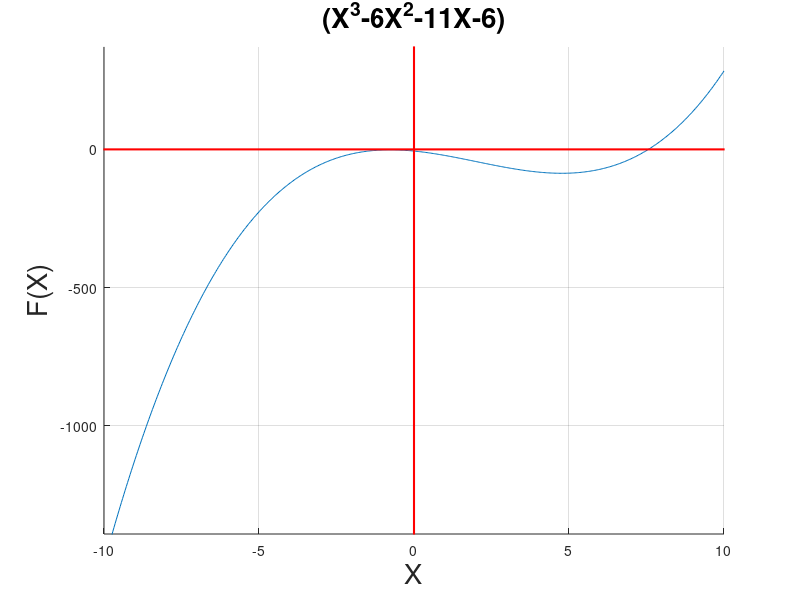

Here is the MATLAB script that generated this plot:
% Octave Script
% Title			    :FUNCIONES ALGEBRAICAS: POLINOMIALES Y RACIONALES
% Description		:DETERMINAR FUNCIONES
% Author		    :ANGEL JESUS SANTIAGO HERNANDEZ
% Date		    	:19/11/2021
% Version		    :6
% Usage			    :DRAKJESUS
%Notes:        Se necesita el programa Octave, usar su linea de comando
%              https://octaveintro.readthedocs.io/en/latest/index.html


clear 
p=[1 -6 -11 -6]
roots(p) 
disp('LA RAIZ DE LA FUNCION ES:: 7.56');
disp('LA FUNCION ES POLINOMIAL');
disp('EL PUNTO DONDE F(X)=0 ES:(7.56,0)');
hold on;
grid on;
  ezplot('x.^3-6*x.^2-11*x-6',[-10 10])
  a=[-10000 10000];
  b=a-a;
  plot (a,b,'r','linewidth',1.5)
  plot (b,a,'r','linewidth',1.5)
hold off;
title("(X^3-6X^2-11X-6)",'FontSize',20);
xlabel("X",'FontSize',20);
ylabel("F(X)",'FontSize',20);